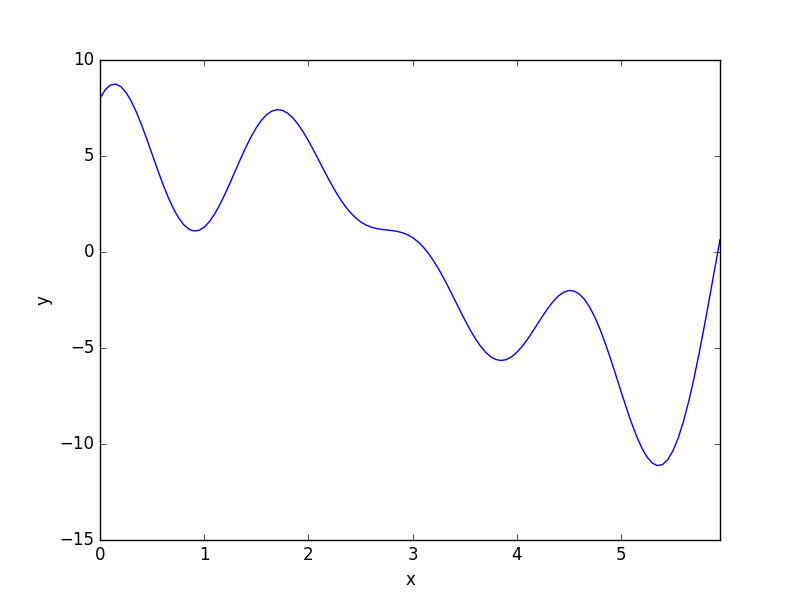

Recreate this plot in Python.
#!/usr/bin/env python
 
"""
Generate a bandlimited function in Python.
"""
 
import numpy as np
 
dx = 0.05
x_max = 6.0
x = np.arange(0.0, x_max, dx)
 
N = 4
a_max = 5
b_max = 7
a = np.random.randint(0, a_max, N)
b = np.random.randint(0, b_max, N)
 
y = np.zeros_like(x)
for i in xrange(0, N):
    y += a[i]*np.cos((i+1)*x)+b[i]*np.sin((i+1)*x)
 
# Optional: if you want to plot the function, set MAKE_PLOT to
# True:
MAKE_PLOT = True
if MAKE_PLOT:
    import matplotlib as mpl
    mpl.use('agg')
    import matplotlib.pyplot as plt
 
    plt.gcf()
    plt.plot(x, y)
    plt.xlabel('x')
    plt.ylabel('y')
    plt.gca().set_xlim((min(x), max(x)))
    plt.savefig('plot.png')
 
 
